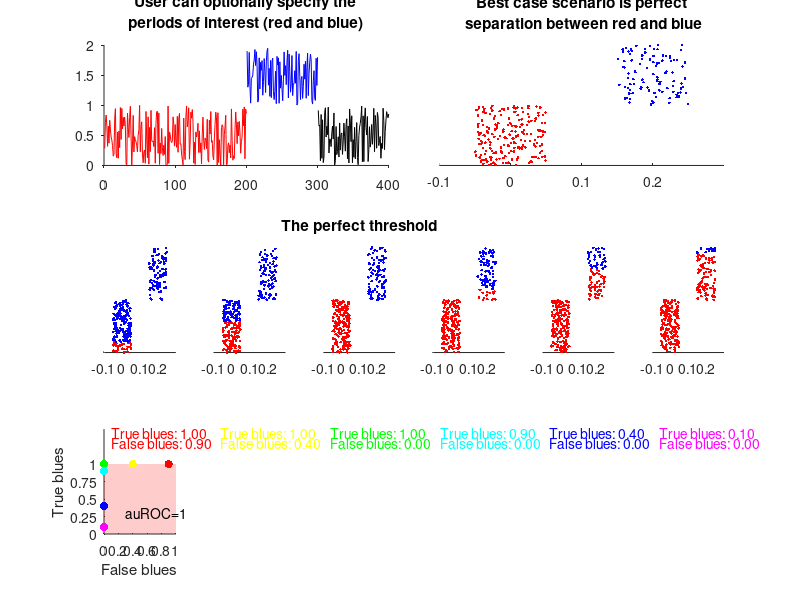
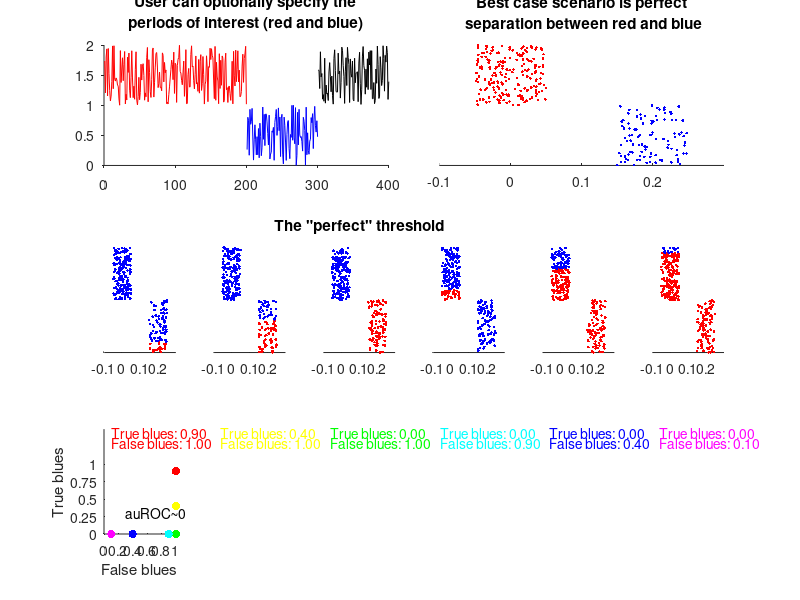
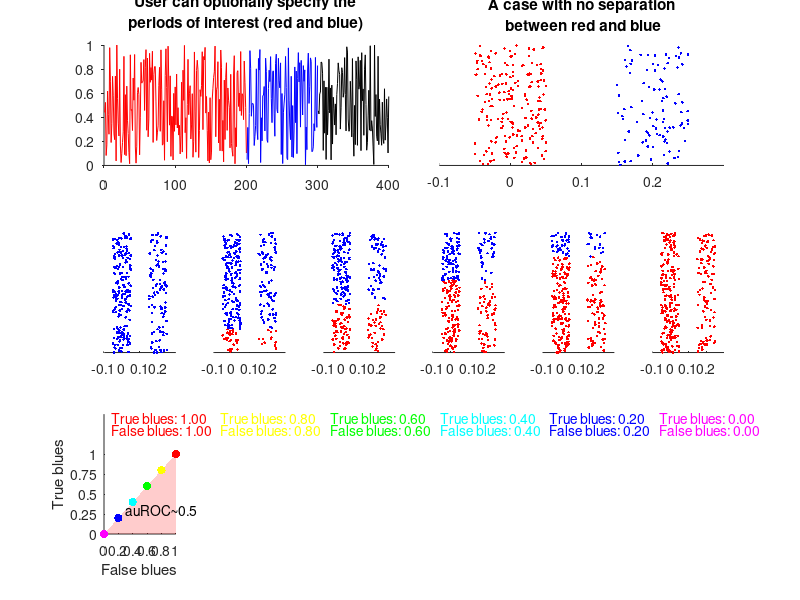

These figures' MATLAB source, in order:
function [auROC] = auroc(varargin)
%
%   Inputs:     If no input is given, a tutorial mode is launched
%               In tutorial mode, three graphs are generated
%               showing the extreme values of the auROC that are possible
%               for a fictitous dataset
%   
%               If any inputs are given, then three must be given and they should be
%  
%               (1) the raw data arranged as a matrix where each row corresponds to one set of observations (a time series, for example),
%               (2) an array containing the indices for the first group of data points (can be discontiguous),
%               (3) an array containing the indices for the first group of data points (can also be discontiguous, different length),
%               (4) Optional: The max for the classifier (if you believe
%               there is a maximum value for your data, this will produce
%               more consistency - where larger deviations from baseline
%               periods will produce larger auROCs)

%               in that order.
%   
%   Output:     An array of auROC values, indexed by the observations in the raw data

if nargin>0

    raw = varargin{1};
    zone1 = varargin{2};
    zone2 = varargin{3}; 

    if nargin>3
        highestpoint = varargin{4}; 
    end
    
    c_before = raw(:,zone1)';
    c_after = raw(:,zone2)';
    
    if ~exist('highestpoint'); highestpoint = max([c_before(:);c_after(:)]); end
    lowestpoint = min([c_before(:);c_after(:)]);
    increment = (highestpoint - lowestpoint)/100; 
    auROC = [];

    for j = 1:size(raw,1)

        combinedata = [c_before(:,j);c_after(:,j)];
        codes = [zeros(numel(c_before(:,j)),1);ones(numel(c_after(:,j)),1)]; 

        %loop through thresholds
        for i = 1:100
            threshold = i*increment + lowestpoint;
            result = gt(combinedata,threshold);
            %calculate true positives and false positives
            tp(i)=sum((result==1)&(codes==1))/numel(c_after(:,j));
            fp(i)=sum((result==1)&(codes==0))/numel(c_before(:,j));
        end

        % Calculate the Riemann sum underneath the curve (AUC)
        [a,b] = sort(fp); 
        auROC(j) = trapz(sort(fp),tp(b));

    end

else
    
    % HIGH AUC Figure
    
    figure('color','w'); 
    subplot(3,6,[1:3]); 
    plot([linspace(1,200,200)],[rand(1,200)],'r'); hold on;
    plot(300+linspace(1,100,100),[rand(1,100)],'k');
    plot([200+linspace(1,100,100)],[1+rand(1,100)],'b');
    title(sprintf('User can optionally specify the\nperiods of interest (red and blue)'))
    set(gca,'TickDir','out'); box off;
    subplot(3,6,[4:6]); plot(.1*(0.5-rand(1,200)+zeros(1,200)),[rand(1,100),rand(1,100)],'r.'); 
    hold on;  plot(.1*(0.5-rand(1,100))+.2*ones(1,100),[1+rand(1,100)],'b.'); xlim([-.1,.3]);
    set(gca,'YTick',[],'YTickLabel',[],'YColor','w'); box off;
    title(sprintf('Best case scenario is perfect\n separation between red and blue'))
    widebox = [0,0,1.2,.65]*1000;
    set(gcf,'position',widebox)

    subplot(3,6,7); 
    threshold = 0.2;
    data1 = [rand(1,100),rand(1,100)];
    data_ss = data1(data1<threshold);
    data_ss2 = data1(data1>=threshold);
    plot(.1*(0.5-rand(1,numel(data_ss))+zeros(1,numel(data_ss))),data_ss,'r.'); 
    hold on;
    plot(.1*(0.5-rand(1,numel(data_ss2))+zeros(1,numel(data_ss2))),data_ss2,'b.'); 
    hold on;  plot(.1*(0.5-rand(1,100))+.2*ones(1,100),[1+rand(1,100)],'b.'); xlim([-.1,.3]);
    set(gca,'YTick',[],'YTickLabel',[],'YColor','w'); box off;

    subplot(3,6,8);
    threshold = 0.6; 
    data1 = [rand(1,100),rand(1,100)];
    data_ss = data1(data1<threshold);
    data_ss2 = data1(data1>=threshold);
    plot(.1*(0.5-rand(1,numel(data_ss))+zeros(1,numel(data_ss))),data_ss,'r.');
    hold on;
    plot(.1*(0.5-rand(1,numel(data_ss2))+zeros(1,numel(data_ss2))),data_ss2,'b.'); 
    hold on;  plot(.1*(0.5-rand(1,100))+.2*ones(1,100),[1+rand(1,100)],'b.'); xlim([-.1,.3]);
    set(gca,'YTick',[],'YTickLabel',[],'YColor','w'); box off;

    subplot(3,6,9);
    threshold = 1; 
    data1 = [rand(1,100),rand(1,100)];
    data_ss = data1(data1<threshold);
    data_ss2 = data1(data1>=threshold);
    plot(.1*(0.5-rand(1,numel(data_ss))+zeros(1,numel(data_ss))),data_ss,'r.'); 
    title('The perfect threshold');
    hold on;
    plot(.1*(0.5-rand(1,numel(data_ss2))+zeros(1,numel(data_ss2))),data_ss2,'b.'); 
    hold on;  plot(.1*(0.5-rand(1,100))+.2*ones(1,100),[1+rand(1,100)],'b.'); xlim([-.1,.3]);
    set(gca,'YTick',[],'YTickLabel',[],'YColor','w'); box off;

    subplot(3,6,10);
    threshold = 1.2; 
    data1 = 1+[rand(1,100)];
    data_ss = data1(data1<threshold);
    data_ss2 = data1(data1>=threshold);
    plot(.1*(0.5-rand(1,200)+zeros(1,200)),[rand(1,100),rand(1,100)],'r.'); 
    hold on;
    plot(.1*(0.5-rand(1,numel(data_ss)))+.2*ones(1,numel(data_ss)),data_ss,'r.'); 
    hold on;  plot(.1*(0.5-rand(1,numel(data_ss2)))+.2*ones(1,numel(data_ss2)),data_ss2,'b.'); 
    xlim([-.1,.3]);
    set(gca,'YTick',[],'YTickLabel',[],'YColor','w'); box off;

    subplot(3,6,11);
    threshold = 1.6; 
    data1 = 1+[rand(1,100)];
    data_ss = data1(data1<threshold);
    data_ss2 = data1(data1>=threshold);
    plot(.1*(0.5-rand(1,200)+zeros(1,200)),[rand(1,100),rand(1,100)],'r.'); 
    hold on;
    plot(.1*(0.5-rand(1,numel(data_ss)))+.2*ones(1,numel(data_ss)),data_ss,'r.'); 
    hold on;  plot(.1*(0.5-rand(1,numel(data_ss2)))+.2*ones(1,numel(data_ss2)),data_ss2,'b.'); 
    xlim([-.1,.3]);
    set(gca,'YTick',[],'YTickLabel',[],'YColor','w'); box off;

    subplot(3,6,12);
    threshold = 1.9; 
    data1 = 1+[rand(1,100)];
    data_ss = data1(data1<threshold);
    data_ss2 = data1(data1>=threshold);
    plot(.1*(0.5-rand(1,200)+zeros(1,200)),[rand(1,100),rand(1,100)],'r.'); 
    hold on;
    plot(.1*(0.5-rand(1,numel(data_ss)))+.2*ones(1,numel(data_ss)),data_ss,'r.'); 
    hold on;  plot(.1*(0.5-rand(1,numel(data_ss2)))+.2*ones(1,numel(data_ss2)),data_ss2,'b.'); 
    xlim([-.1,.3]);
    set(gca,'YTick',[],'YTickLabel',[],'YColor','w'); box off;

    tbrate = [1,1,1,0.9,0.4,0.1];
    fbrate = [0.9,0.4,0,0,0,0];

    colors = hsv(6);
    
    subplot(3,6,13); 
    patch([0,1,1,0],[0,0,1,1],'r','edgecolor','none','facealpha',0.2); hold on; 
    for i = 1:6
        plot(fbrate(i),tbrate(i),'.','color',colors(i,:),'markersize',18);
    end
    text(0.3,0.3,sprintf('auROC=1'))
    xlabel('False blues'); ylabel('True blues'); box off;
    set(gca,'YTick',[0:.25:1]);
    ylim([0,1.5]);

    for i = 13:18
        subplot(3,6,i);
        ylim([0,1.5]);
        text(0.1,1.45,sprintf('True blues: %1.2f',tbrate(i-12)),'color',colors(i-12,:)); 
        text(0.1,1.3,sprintf('False blues: %1.2f',fbrate(i-12)),'color',colors(i-12,:)); 
        if i~=13; set(gca,'YTick',[],'XTick',[],'YColor','w','Xcolor','w'); end
    end

    
    % 
    % LOW AUC Figure
    figure('color','w'); 
    subplot(3,6,[1:3]); 
    plot([linspace(1,200,200)],[1+rand(1,200)],'r'); hold on;
    plot(300+linspace(1,100,100),[1+rand(1,100)],'k');
    plot([200+linspace(1,100,100)],[rand(1,100)],'b');
    title(sprintf('User can optionally specify the\nperiods of interest (red and blue)'))
    set(gca,'TickDir','out'); box off;
    subplot(3,6,[4:6]); plot(.1*(0.5-rand(1,200)+zeros(1,200)),[1+rand(1,200)],'r.'); 
    hold on;  plot(.1*(0.5-rand(1,100))+.2*ones(1,100),[rand(1,100)],'b.'); xlim([-.1,.3]);
    set(gca,'YTick',[],'YTickLabel',[],'YColor','w'); box off;
    title(sprintf('Best case scenario is perfect\n separation between red and blue'))
    widebox = [0,0,1.2,.65]*1000;
    set(gcf,'position',widebox)
    
    subplot(3,6,7); 
    threshold = 0.2;
    data1 = [rand(1,100)];
    data_ss = data1(data1<threshold);
    data_ss2 = data1(data1>=threshold);
    plot(.1*(0.5-rand(1,numel(data_ss))+2*ones(1,numel(data_ss))),data_ss,'r.'); 
    hold on;
    plot(.1*(0.5-rand(1,numel(data_ss2))+2*ones(1,numel(data_ss2))),data_ss2,'b.'); 
    hold on;  plot(.1*(0.5-rand(1,200))+zeros(1,200),[1+rand(1,200)],'b.'); xlim([-.1,.3]);
    set(gca,'YTick',[],'YTickLabel',[],'YColor','w'); box off;

    subplot(3,6,8);
    threshold = 0.6; 
    data1 = [rand(1,100)];
    data_ss = data1(data1<threshold);
    data_ss2 = data1(data1>=threshold);
    plot(.1*(0.5-rand(1,numel(data_ss))+2*ones(1,numel(data_ss))),data_ss,'r.');
    hold on;
    plot(.1*(0.5-rand(1,numel(data_ss2))+2*ones(1,numel(data_ss2))),data_ss2,'b.'); 
    hold on;  plot(.1*(0.5-rand(1,200))+zeros(1,200),[1+rand(1,200)],'b.'); xlim([-.1,.3]);
    set(gca,'YTick',[],'YTickLabel',[],'YColor','w'); box off;

    subplot(3,6,9);
    threshold = 1; 
    data1 = [rand(1,100)];
    data_ss = data1(data1<threshold);
    data_ss2 = data1(data1>=threshold);
    plot(.1*(0.5-rand(1,numel(data_ss))+2*ones(1,numel(data_ss))),data_ss,'r.'); 
    title('The "perfect" threshold');
    hold on;
    plot(.1*(0.5-rand(1,numel(data_ss2))+2*ones(1,numel(data_ss2))),data_ss2,'b.'); 
    hold on;  plot(.1*(0.5-rand(1,200)),[1+rand(1,200)],'b.'); xlim([-.1,.3]);
    set(gca,'YTick',[],'YTickLabel',[],'YColor','w'); box off;

    subplot(3,6,10);
    threshold = 1.2; 
    data1 = 1+[rand(1,200)];
    data_ss = data1(data1<threshold);
    data_ss2 = data1(data1>=threshold);
    plot(.1*(0.5-rand(1,100)+2*ones(1,100)),[rand(1,100)],'b.'); 
    hold on;
    plot(.1*(0.5-rand(1,numel(data_ss)))+zeros(1,numel(data_ss)),data_ss,'r.'); 
    hold on;  plot(.1*(0.5-rand(1,numel(data_ss2)))+zeros(1,numel(data_ss2)),data_ss2,'b.'); 
    xlim([-.1,.3]);
    set(gca,'YTick',[],'YTickLabel',[],'YColor','w'); box off;

    subplot(3,6,11);
    threshold = 1.6; 
    data1 = 1+[rand(1,200)];
    data_ss = data1(data1<threshold);
    data_ss2 = data1(data1>=threshold);
    plot(.1*(0.5-rand(1,100)+2*ones(1,100)),[rand(1,100)],'r.'); 
    hold on;
    plot(.1*(0.5-rand(1,numel(data_ss)))+zeros(1,numel(data_ss)),data_ss,'r.'); 
    hold on;  plot(.1*(0.5-rand(1,numel(data_ss2)))+zeros(1,numel(data_ss2)),data_ss2,'b.'); 
    xlim([-.1,.3]);
    set(gca,'YTick',[],'YTickLabel',[],'YColor','w'); box off;

    subplot(3,6,12);
    threshold = 1.9; 
    data1 = 1+[rand(1,200)];
    data_ss = data1(data1<threshold);
    data_ss2 = data1(data1>=threshold);
    plot(.1*(0.5-rand(1,100)+2*ones(1,100)),[rand(1,100)],'r.'); 
    hold on;
    plot(.1*(0.5-rand(1,numel(data_ss)))+zeros(1,numel(data_ss)),data_ss,'r.'); 
    hold on;  plot(.1*(0.5-rand(1,numel(data_ss2)))+zeros(1,numel(data_ss2)),data_ss2,'b.'); 
    xlim([-.1,.3]);
    set(gca,'YTick',[],'YTickLabel',[],'YColor','w'); box off;

    tbrate = [0.9,0.4,0,0,0,0];
    fbrate = [1,1,1,0.9,0.4,0.1];
    
    colors = hsv(6);
    
    subplot(3,6,13); 
    patch([0,1,1,0],[0,0,1,1],'r','edgecolor','none','facealpha',0); hold on; 
    for i = 1:6
        plot(fbrate(i),tbrate(i),'.','color',colors(i,:),'markersize',18);
    end
    text(0.3,0.3,sprintf('auROC~0'))
    xlabel('False blues'); ylabel('True blues'); box off;
    set(gca,'YTick',[0:.25:1]);
    ylim([0,1.5]);

    for i = 13:18
        subplot(3,6,i);
        ylim([0,1.5]);
        text(0.1,1.45,sprintf('True blues: %1.2f',tbrate(i-12)),'color',colors(i-12,:)); 
        text(0.1,1.3,sprintf('False blues: %1.2f',fbrate(i-12)),'color',colors(i-12,:)); 
        if i~=13; set(gca,'YTick',[],'XTick',[],'YColor','w','Xcolor','w'); end
    end 
    
    
    % AUC near 0.5
    figure('color','w'); 
    subplot(3,6,[1:3]); 
    plot([linspace(1,200,200)],[rand(1,200)],'r'); hold on;
    plot(300+linspace(1,100,100),[rand(1,100)],'k');
    plot([200+linspace(1,100,100)],[rand(1,100)],'b');
    title(sprintf('User can optionally specify the\nperiods of interest (red and blue)'))
    set(gca,'TickDir','out'); box off;
    subplot(3,6,[4:6]); plot(.1*(0.5-rand(1,200)+zeros(1,200)),[rand(1,100),rand(1,100)],'r.'); 
    hold on;  plot(.1*(0.5-rand(1,100))+.2*ones(1,100),[rand(1,100)],'b.'); xlim([-.1,.3]);
    set(gca,'YTick',[],'YTickLabel',[],'YColor','w'); box off;
    title(sprintf('A case with no separation\n between red and blue'))
    widebox = [0,0,1.2,.65]*1000;
    set(gcf,'position',widebox)

    subplot(3,6,7); 
    threshold = 0;
    data1 = [rand(1,100),rand(1,100)];
    data_ss = data1(data1<threshold);
    data_ss2 = data1(data1>=threshold);
    data2 = [rand(1,100)];
    data2_ss = data2(data2<threshold);
    data2_ss2 = data2(data2>=threshold);
    plot(.1*(0.5-rand(1,numel(data_ss))),data_ss,'r.'); hold on;
    plot(.1*(0.5-rand(1,numel(data_ss2))),data_ss2,'b.'); hold on;  
    plot(.1*(0.5-rand(1,numel(data2_ss))+2*ones(1,numel(data2_ss))),data2_ss,'r.'); hold on;
    plot(.1*(0.5-rand(1,numel(data2_ss2))+2*ones(1,numel(data2_ss2))),data2_ss2,'b.'); 
    xlim([-.1,.3]);
    set(gca,'YTick',[],'YTickLabel',[],'YColor','w'); box off;

    subplot(3,6,8);
    threshold = 0.2; 
    data1 = [rand(1,100),rand(1,100)];
    data_ss = data1(data1<threshold);
    data_ss2 = data1(data1>=threshold);
    data2 = [rand(1,100)];
    data2_ss = data2(data2<threshold);
    data2_ss2 = data2(data2>=threshold);
    plot(.1*(0.5-rand(1,numel(data_ss))),data_ss,'r.'); hold on;
    plot(.1*(0.5-rand(1,numel(data_ss2))),data_ss2,'b.'); hold on;  
    plot(.1*(0.5-rand(1,numel(data2_ss))+2*ones(1,numel(data2_ss))),data2_ss,'r.'); hold on;
    plot(.1*(0.5-rand(1,numel(data2_ss2))+2*ones(1,numel(data2_ss2))),data2_ss2,'b.'); 
    xlim([-.1,.3]);
    set(gca,'YTick',[],'YTickLabel',[],'YColor','w'); box off;
    
    subplot(3,6,9);
    threshold = 0.4; 
    data1 = [rand(1,100),rand(1,100)];
    data_ss = data1(data1<threshold);
    data_ss2 = data1(data1>=threshold);
    data2 = [rand(1,100)];
    data2_ss = data2(data2<threshold);
    data2_ss2 = data2(data2>=threshold);
    plot(.1*(0.5-rand(1,numel(data_ss))),data_ss,'r.'); hold on;
    plot(.1*(0.5-rand(1,numel(data_ss2))),data_ss2,'b.'); hold on;  
    plot(.1*(0.5-rand(1,numel(data2_ss))+2*ones(1,numel(data2_ss))),data2_ss,'r.'); hold on;
    plot(.1*(0.5-rand(1,numel(data2_ss2))+2*ones(1,numel(data2_ss2))),data2_ss2,'b.'); 
    xlim([-.1,.3]);
    set(gca,'YTick',[],'YTickLabel',[],'YColor','w'); box off;

    subplot(3,6,10);
    threshold = 0.6;
    data1 = [rand(1,100),rand(1,100)];
    data_ss = data1(data1<threshold);
    data_ss2 = data1(data1>=threshold);
    data2 = [rand(1,100)];
    data2_ss = data2(data2<threshold);
    data2_ss2 = data2(data2>=threshold);
    plot(.1*(0.5-rand(1,numel(data_ss))),data_ss,'r.'); hold on;
    plot(.1*(0.5-rand(1,numel(data_ss2))),data_ss2,'b.'); hold on;  
    plot(.1*(0.5-rand(1,numel(data2_ss))+2*ones(1,numel(data2_ss))),data2_ss,'r.'); hold on;
    plot(.1*(0.5-rand(1,numel(data2_ss2))+2*ones(1,numel(data2_ss2))),data2_ss2,'b.'); 
    xlim([-.1,.3]);
    set(gca,'YTick',[],'YTickLabel',[],'YColor','w'); box off;
    
    subplot(3,6,11);
    threshold = 0.8;
    data1 = [rand(1,100),rand(1,100)];
    data_ss = data1(data1<threshold);
    data_ss2 = data1(data1>=threshold);
    data2 = [rand(1,100)];
    data2_ss = data2(data2<threshold);
    data2_ss2 = data2(data2>=threshold);
    plot(.1*(0.5-rand(1,numel(data_ss))),data_ss,'r.'); hold on;
    plot(.1*(0.5-rand(1,numel(data_ss2))),data_ss2,'b.'); hold on;  
    plot(.1*(0.5-rand(1,numel(data2_ss))+2*ones(1,numel(data2_ss))),data2_ss,'r.'); hold on;
    plot(.1*(0.5-rand(1,numel(data2_ss2))+2*ones(1,numel(data2_ss2))),data2_ss2,'b.'); 
    xlim([-.1,.3]);
    set(gca,'YTick',[],'YTickLabel',[],'YColor','w'); box off;

    subplot(3,6,12);
    threshold = 1;
    data1 = [rand(1,100),rand(1,100)];
    data_ss = data1(data1<threshold);
    data_ss2 = data1(data1>=threshold);
    data2 = [rand(1,100)];
    data2_ss = data2(data2<threshold);
    data2_ss2 = data2(data2>=threshold);
    plot(.1*(0.5-rand(1,numel(data_ss))),data_ss,'r.'); hold on;
    plot(.1*(0.5-rand(1,numel(data_ss2))),data_ss2,'b.'); hold on;  
    plot(.1*(0.5-rand(1,numel(data2_ss))+2*ones(1,numel(data2_ss))),data2_ss,'r.'); hold on;
    plot(.1*(0.5-rand(1,numel(data2_ss2))+2*ones(1,numel(data2_ss2))),data2_ss2,'b.'); 
    xlim([-.1,.3]);
    set(gca,'YTick',[],'YTickLabel',[],'YColor','w'); box off;

    tbrate = [1.0,0.8,0.6,0.4,0.2,0];
    fbrate = [1.0,0.8,0.6,0.4,0.2,0];

    colors = hsv(6);
    
    subplot(3,6,13); 
    patch([0,1,1,0],[0,0,1,0],'r','edgecolor','none','facealpha',0.2); hold on; 
    for i = 1:6
        plot(fbrate(i),tbrate(i),'.','color',colors(i,:),'markersize',18);
    end
    text(0.3,0.3,sprintf('auROC~0.5'))
    xlabel('False blues'); ylabel('True blues'); box off;
    set(gca,'YTick',[0:.25:1]);
    ylim([0,1.5]);

    for i = 13:18
        subplot(3,6,i);
        ylim([0,1.5]);
        text(0.1,1.45,sprintf('True blues: %1.2f',tbrate(i-12)),'color',colors(i-12,:)); 
        text(0.1,1.3,sprintf('False blues: %1.2f',fbrate(i-12)),'color',colors(i-12,:)); 
        if i~=13; set(gca,'YTick',[],'XTick',[],'YColor','w','Xcolor','w'); end
    end
    
       
end



end